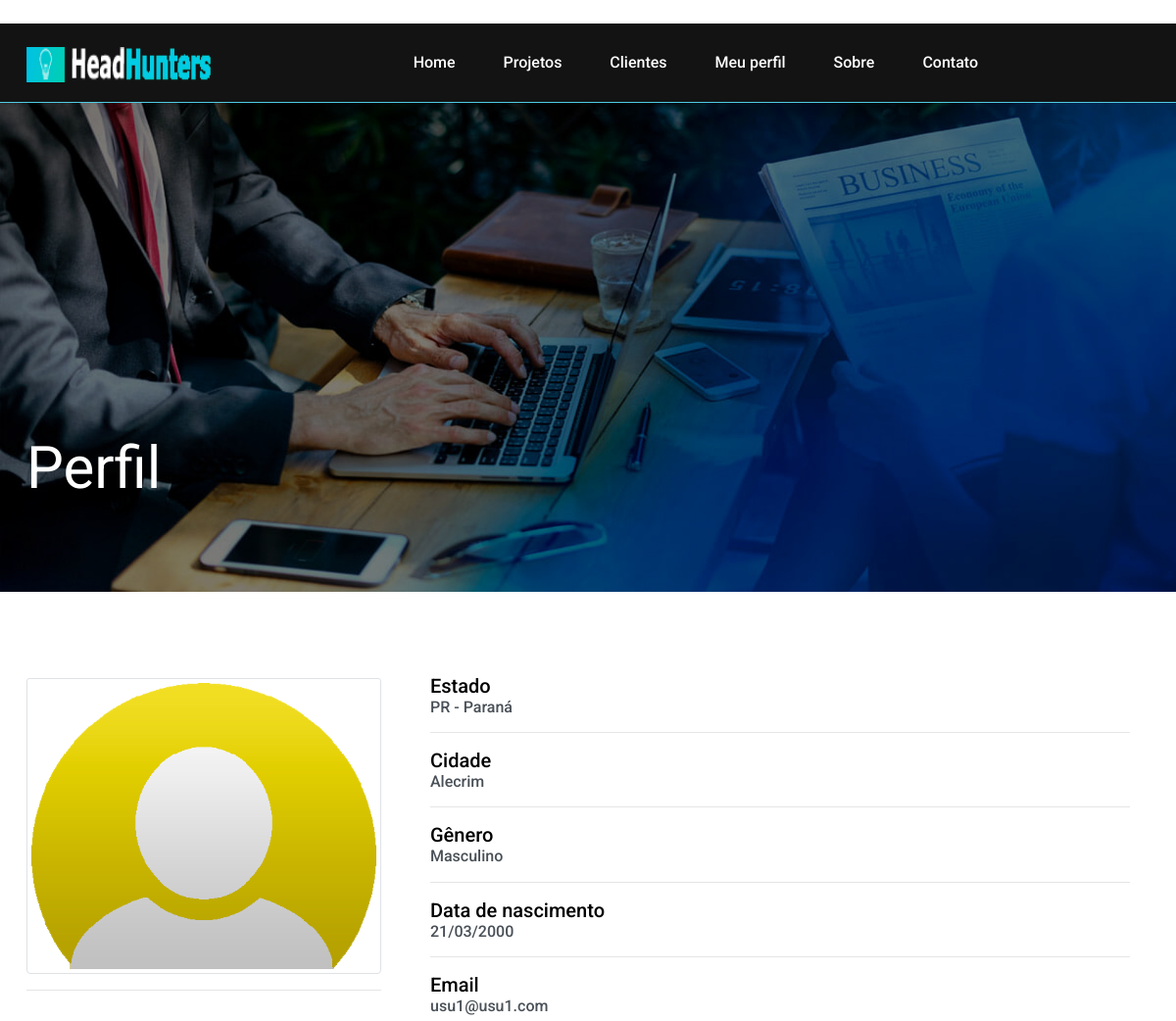
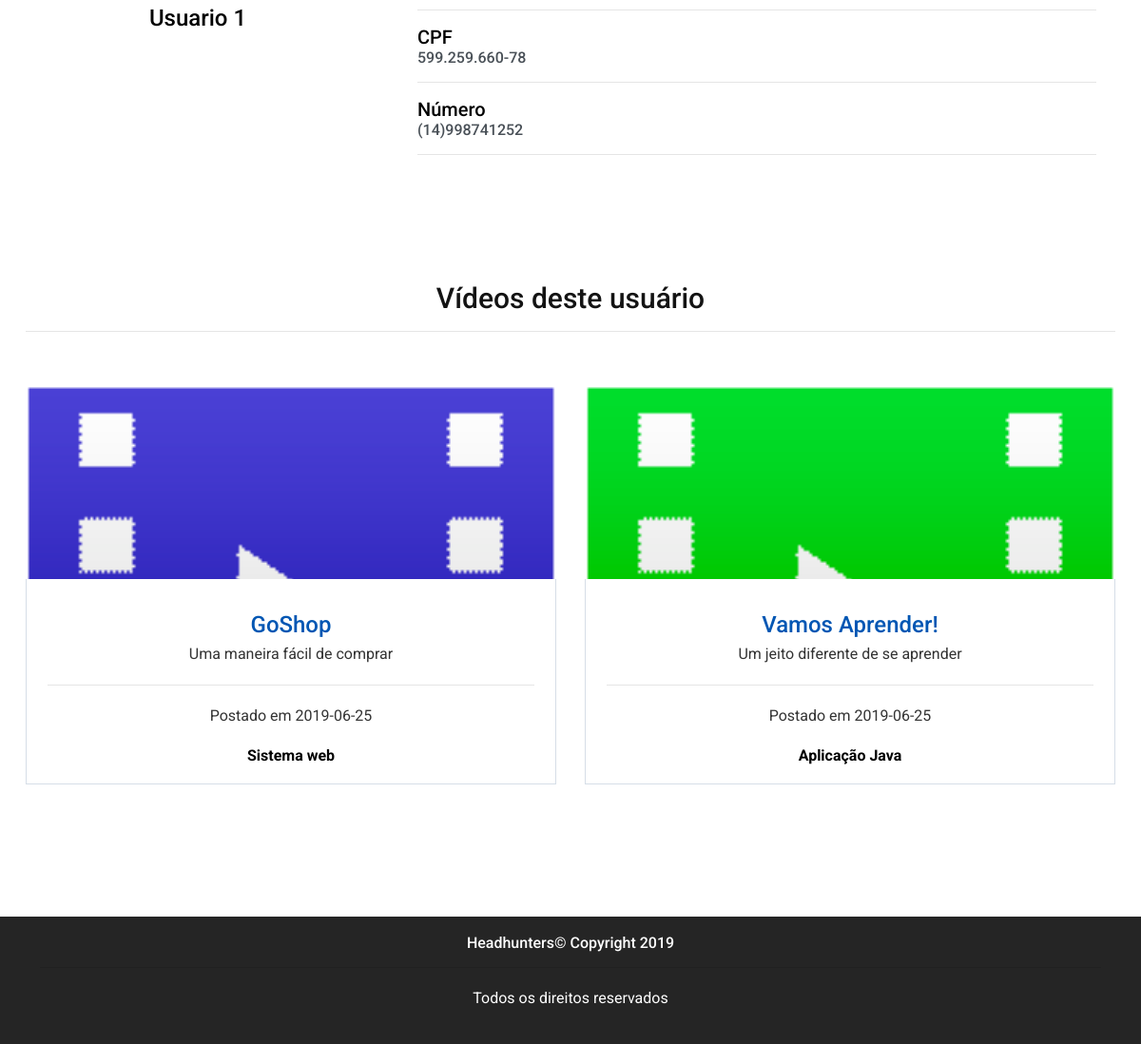
/headhuntersOficial/pags_emp/perfil_usu.php?cli_id=17 (signed in), run on the app's committed database (2 pictures, top to bottom).
### tables this page shows
CREATE TABLE `genero` (
  `sexo_id` int(11) NOT NULL,
  `sexo_opcao` varchar(45) DEFAULT NULL
);

CREATE TABLE `cliente` (
  `cli_id` int(11) NOT NULL,
  `cli_nome` varchar(255) NOT NULL,
  `cli_email` varchar(255) NOT NULL,
  `cli_senha` varchar(255) NOT NULL,
  `cli_cpf` char(15) NOT NULL,
  `cli_data_nasc` date NOT NULL,
  `cli_celular` char(14) NOT NULL,
  `cli_id_estado` varchar(255) NOT NULL,
  `cli_id_cidade` varchar(255) NOT NULL,
  `cli_id_genero` varchar(45) NOT NULL,
  `cli_img` varchar(255) NOT NULL
);

CREATE TABLE `estado` (
  `est_id` int(11) NOT NULL,
  `est_uf` varchar(45) NOT NULL,
  `est_sigla` char(2) NOT NULL
);

CREATE TABLE `categoria` (
  `cat_id` int(11) NOT NULL,
  `cat_nome` varchar(45) NOT NULL
);

CREATE TABLE `video` (
  `vid_id` int(11) NOT NULL,
  `vid_titulo` varchar(255) NOT NULL,
  `vid_subtit` varchar(45) NOT NULL,
  `vid_escola` varchar(255) NOT NULL,
  `vid_orientador` varchar(255) NOT NULL,
  `vid_cat_id` int(11) NOT NULL,
  `vid_equipe` longtext NOT NULL,
  `vid_descricao` longtext NOT NULL,
  `vid_cli_id` int(11) NOT NULL,
  `vid_dataenvio` date NOT NULL,
  `vid_linkyt` varchar(255) NOT NULL,
  `vid_imagem` longtext NOT NULL
);

### headhuntersOficial/pags_emp/perfil_usu.php (the view, shortened to what this page needs)
<?php
include_once '../php/conexao2.php';
if (!isset($_SESSION['Login_Emp_id'])) {
    echo "<script>window.location=\"../pags/Login_emp.php\";</script>";
} else {
$cli_id = $_GET['cli_id'];
$resultado = $pdo->query("SELECT * FROM cliente WHERE cli_id = $cli_id");
$rowVideosUsu = $pdo->query("SELECT * FROM video WHERE vid_cli_id = $cli_id");
?>
﻿<!DOCTYPE html>
<html lang="pt-br">
    <head>
        <link rel="stylesheet" href="../css/bootstrap.min.css" />
        <link rel="stylesheet" href="../css/font-awesome.min.css" />
        <link rel="stylesheet" href="../css/owl.carousel.css" />
        <link rel="stylesheet" href="../css/style.css" />
        <link rel="stylesheet" href="../css/animate.css" />
    </head>
    <body>
        <header class="header-section">
            <div class="container">
                <a class="site-logo" href="index.php">
                    <img src="../img/logo.png" alt="" width="190" height="36">
                </a>
                <nav class="main-menu">
                    <ul>
                        <li><a href="index.php">Home</a></li>
                        <li><a href="projetos.php">Projetos</a></li>
                        <li><a href="usuarios.php">Clientes</a></li>
                        <li><a href="Perfil_emp.php">Meu perfil</a></li>
                        <li><a href="sobre.php">Sobre</a></li>
                        <li><a href="contato.php">Contato</a></li>
                    </ul>
                </nav>
            </div>
        </header>
        <section class="page-info-section set-bg" data-setbg="../img/slider-1.jpg">
            <div class="pi-content">
                <div class="container">
                    <div class="row">
                        <div class="col-xl-5 col-lg-6 text-white">
                            <h2>Perfil</h2>
                        </div>
                    </div>
                </div>
            </div>
        </section>
        <br>
        <section class="page-section review-page spad">
            <div class="container">
                <?php
                while ($rowCli = $resultado->fetch(PDO::FETCH_ASSOC)) {
                    $estado = $pdo->query("SELECT * FROM estado WHERE est_id = " . $rowCli['cli_id_estado']);
                    $cidade = $pdo->query("SELECT * FROM cidade  WHERE cid_id = " . $rowCli['cli_id_cidade']);
                    $genero = $pdo->query("SELECT * FROM genero WHERE sexo_id = " . $rowCli['cli_id_genero']);
                    while ($rowEst = $estado->fetch(PDO::FETCH_ASSOC)) {
                        while ($rowCid = $cidade->fetch(PDO::FETCH_ASSOC)) {
                            while ($rowGen = $genero->fetch(PDO::FETCH_ASSOC)) {
                                function formataTelefone($numero) {
                                    if (strlen($numero) == 10) {
                                        $novo = substr_replace($numero, '(', 0, 0);
                                        $novo = substr_replace($novo, '9', 3, 0);
                                        $novo = substr_replace($novo, ')', 3, 0);
                                    } else {
                                        $novo = substr_replace($numero, '(', 0, 0);
                                        $novo = substr_replace($novo, ')', 3, 0);
                                    }
                                    return $novo;
                                }
                                $num = $rowCli['cli_celular'];
                                $numeroFormatado = formataTelefone($num);
                                $data = $rowCli['cli_data_nasc'];
                                $dataForm = implode("/", array_reverse(explode("-", $data)));
                                $nbr_cpf = $rowCli['cli_cpf'];
                                $parte_um = substr($nbr_cpf, 0, 3);
                                $parte_dois = substr($nbr_cpf, 3, 3);
                                $parte_tres = substr($nbr_cpf, 6, 3);
                                $parte_quatro = substr($nbr_cpf, 9, 2);
                                $cpfCompleto = "$parte_um.$parte_dois.$parte_tres-$parte_quatro";
                                ?>
                                <div class="row">
                                    <div class="col-md-4">
                                        <br>
                                        <img class="card-img-top img-fluid img-thumbnail" src="../img/users/<?= $rowCli['cli_img'] ?>" alt="Foto de perfil">
                                        <br>
                                        <hr>
                                        <div class="card-body">
                                            <h4 class="card-title" style="color: black; text-align: center"><?= $rowCli['cli_nome'] ?></h4>
                                        </div>
                                    </div>
                                    <div class="col-md-8">
                                        <div class="recent-game-item card-body">
                                            <h5 style="color: #000000">Estado</h5>
                                            <h6 style="color: #495057"><?= $rowEst['est_sigla'] ?> - <?= $rowEst['est_uf'] ?></h6>
                                            <hr>
                                            <h5 style="color: #000000">Cidade</h5>
                                            <h6 style="color: #495057"><?= $rowCid['cid_nome'] ?></h6>
                                            <hr>
                                            <h5 style="color: #000000">Gênero</h5>
                                            <h6 style="color: #495057"><?= $rowGen['sexo_opcao'] ?></h6>
                                            <hr>
                                            <h5 style="color: #000000">Data de nascimento</h5>
                                            <h6 style="color: #495057"><?php echo $dataForm; ?></h6>
                                            <hr>
                                            <h5 style="color: #000000">Email</h5>
                                            <h6 style="color: #495057"><?= $rowCli['cli_email'] ?></h6>
                                            <hr>
                                            <h5 style="color: #000000">CPF</h5>
                                            <h6 style="color: #495057"><?php echo $cpfCompleto; ?></h6>
                                            <hr>
                                            <h5 style="color: #000000">Número</h5>
                                            <h6 style="color: #495057"><?php echo $numeroFormatado; ?></h6>
                                            <hr>
                                        </div>
                                    </div>
                                </div>
                                <?php
                            }
                        }
                    }
                }
                ?>
            </div>
        </section>
        <div class="container">
            <h3 class="text-center">Vídeos deste usuário</h3>
            <hr>
        </div>
        <section class="page-section recent-game-page spad">
            <div class="container">
                <section class="row">
                    <?php
                    while ($rowVid = $rowVideosUsu->fetch(PDO::FETCH_ASSOC)) {
                        $categoria = $pdo->query("SELECT * FROM categoria WHERE cat_id = " . $rowVid['vid_cat_id']);
                        while ($rowCat = $categoria->fetch(PDO::FETCH_ASSOC)) {
                            ?>
                            <div class="col-md-6">
                                <div class="recent-game-item text-center">
                                    <div class="rgi-thumb set-bg" data-setbg="../img/thumb/<?= $rowVid['vid_imagem'] ?>">
                                    </div>
                                    <div class="rgi-content">
                                        <h4 style="color: #000"><a href="video.php?vid_id=<?= $rowVid['vid_id'] ?>" style="color: #0056b3;"><?= $rowVid['vid_titulo'] ?></a></h4>
                                        <p style="color: #333"><?= $rowVid['vid_subtit'] ?></p>
                                        <hr>
                                        <p style="color: #333">Postado em <?= $rowVid['vid_dataenvio'] ?></p>
                                        <h6 style="color: #000"><strong><?= $rowCat['cat_nome'] ?></strong></h6>
                                    </div>
                                </div>
                            </div>
                            <?php
                        }
                    }
                    ?>
                </section>
            </div>
        </section>
        <footer class="footer-section">
            <section class="row">
                <div class="container">
                    <div class="col-md-12">
                        <h6 class="text-white text-center">
                            <span>Headhunters© Copyright 2019</span>
                        </h6>
                        <hr>
                        <p class="text-white text-center">
                            Todos os direitos reservados
                        </p>
                    </div>
                </div>
            </section>
        </footer>
    </body>
</html>
<?php
}
?>

### headhuntersOficial/css/style.css (style rules this page uses)
html, body { height: 100%; font-family: 'Roboto', sans-serif; -webkit-font-smoothing: antialiased; font-smoothing: antialiased; }
h1, h2, h3, h4, h5, h6 { margin: 0; font-weight: 500; color: #131313; }
h2 { font-size: 36px; }
h3 { font-size: 30px; }
h4 { font-size: 24px; }
h5 { font-size: 20px; color: #FFF; }
h6 { font-size: 16px; color: #FFFFFF; }
p { font-size: 16px; color: #0000FF; line-height: 2; }
img { max-width: 100%; }
ul, ol { padding: 0; margin: 0; }
.set-bg { background-repeat: no-repeat; background-size: cover; background-position: top center; }
.spad { padding-top: 40px; padding-bottom: 97px; }
.text-white h1, .text-white h2, .text-white h3, .text-white h4, .text-white h5, .text-white h6, .text-white p, .text-white span, .text-white li, .text-white a { color: #fff; }
.header-section { background: #131313; clear: both; overflow: hidden; padding: 18px 0; border-bottom-width: 1px; border-bottom-style: solid; border-bottom-color: #4ecbe3; }
.site-logo { display: inline-block; float: left; padding-top: 6px; }
.main-menu { float: right; margin-right: 170px; }
.main-menu ul { list-style: none; }
.main-menu ul li { display: inline; }
.main-menu ul li a { display: inline-block; font-size: 16px; color: #fff; margin-left: 35px; font-weight: 500; padding: 10px 5px; }
.recent-game-item .rgi-thumb { height: 204px; padding: 25px 28px; }
.recent-game-item .rgi-content { padding: 34px 22px 20px; background: #fff; border: 1px solid #d6dee7; border-top: none; position: relative; }
.footer-section { padding: 18px 0 16px; overflow: hidden; background: #252525; }
.page-info-section { height: 499px; position: relative; }
.page-info-section .pi-content { position: absolute; width: 100%; bottom: 65px; left: 0; z-index: 2; }
.page-info-section .pi-content h2 { font-size: 60px; margin-bottom: 25px; font-weight: 400; }
.recent-game-page .recent-game-item { margin-bottom: 42px; }
@media (min-width: 1200px) { .container { max-width: 1176px; } }

### data on the page
cliente: cli_nome "Usuario 1", cli_data_nasc "21/03/2000", cli_email "usu1@usu1.com", cli_cpf "599.259.660-78", cli_celular "(14)998741252"
estado: est_sigla "PR", est_uf "Paraná"
genero: cliente.cli_img (picture), cid_nome "Alecrim", sexo_opcao "Masculino"
video: vid_titulo "GoShop", vid_subtit "Uma maneira fácil de comprar", vid_dataenvio "2019-06-25"
categoria: shows a picture, cat_nome "Sistema web"
video: vid_titulo "Vamos Aprender!", vid_subtit "Um jeito diferente de se aprender", vid_dataenvio "2019-06-25"
categoria: shows a picture, cat_nome "Aplicação Java"
